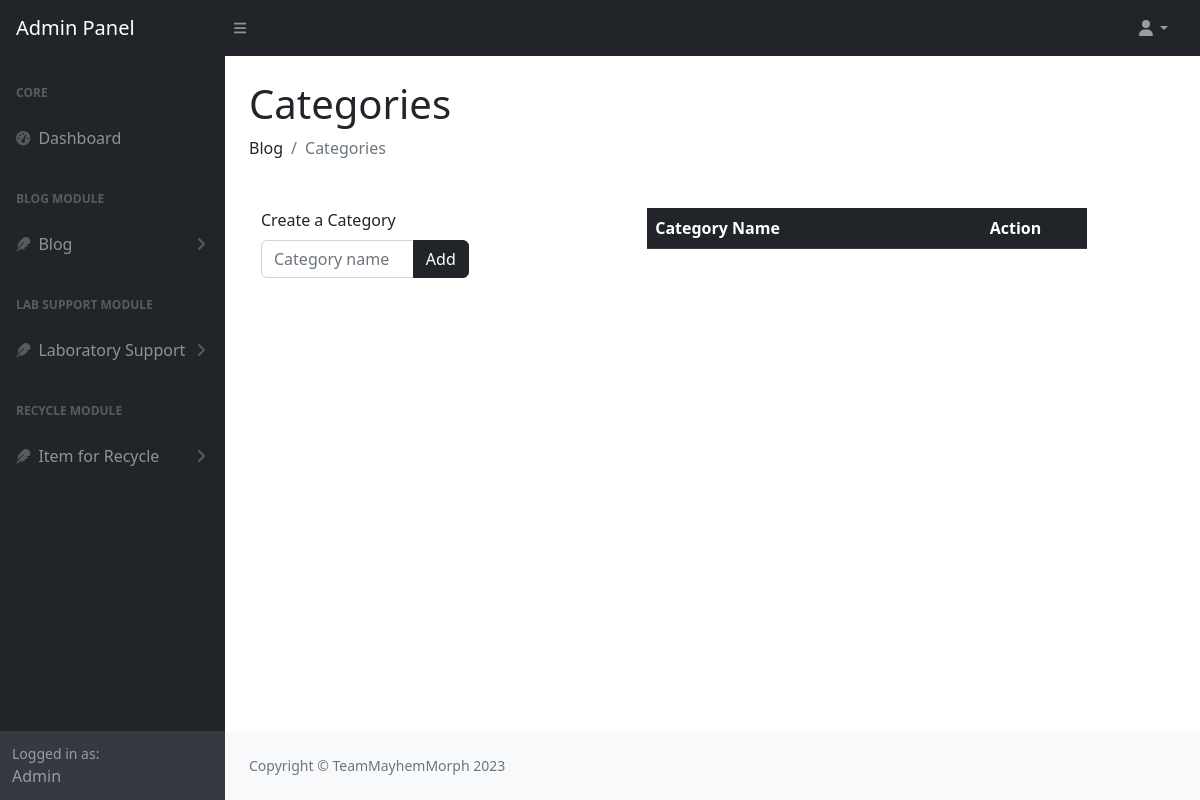
/admin/categories.php, run on an earlier commit of the app's database.
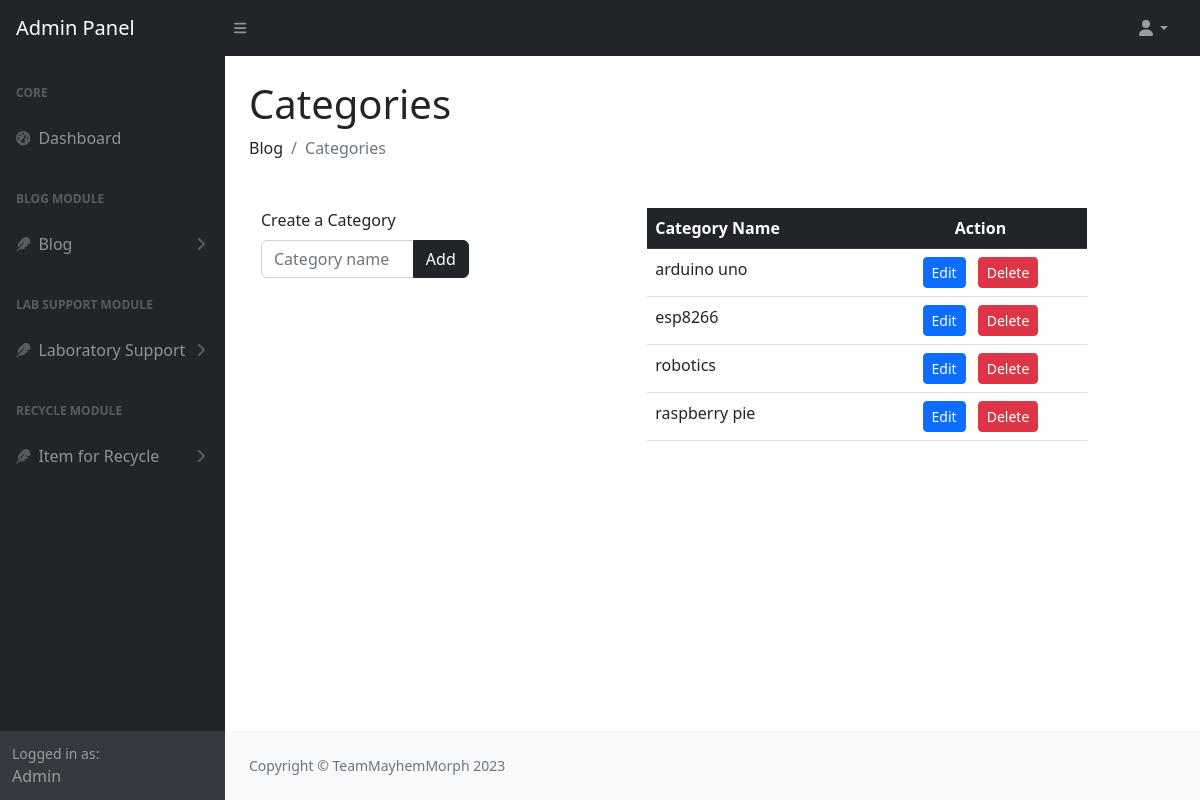
And on a later commit of the database.
### tables this page shows
CREATE TABLE `post_categories` (
  `cat_id` int(3) NOT NULL,
  `cat_title` varchar(255) NOT NULL
);

### admin/categories.php (the view, shortened to what this page needs)
<?php include "includes/header_html.php"; ?>
<?php include "includes/topbar.php"; ?>
<div id="layoutSidenav">
  <?php include "includes/sidebar.php"; ?>
  <?php include('../database/db_connect.php'); include "functions.php"; ?>
  <div id="layoutSidenav_content">
    <main>
      <div class="container-fluid px-4">
        <h1 class="mt-4">Categories</h1>
        <ol class="breadcrumb mb-4">
          <li class="breadcrumb-item">Blog</li>
          <li class="breadcrumb-item active">Categories</li>
        </ol>
      </div>
    </main>
    <div class="row m-4">
      <div class="col-md-3">
        <form action="categories.php" method="post">
          <label for="#create_cat" class="form-label">Create a Category</label>
          <div class="input-group ml-3">
            <input type="text" class="form-control" placeholder="Category name" aria-label="Category name" aria-describedby="cat_name" id="create_cat" name="cat_title">
            <button class="btn btn-dark" type="submit" id="cat_name" name="add" value="add_category">Add</button>
          </div>
        </form>
      </div>
      <div class="col-md-6 offset-2">
        <table class="table">
          <thead class="table-dark">
            <tr>
              <th scope="col">Category Name</th>
              <th scope="col" class="text-center">Action</th>
            </tr>
          </thead>
          <tbody>
            <?php
            $query = "select * from post_categories";
            $response = mysqli_query($connect, $query);
            ?>
            <?php
            while ($rows = mysqli_fetch_assoc($response)) {
              $cat_id = $rows['cat_id'];
              $cat_title = $rows['cat_title'];
            ?>
              <tr>
                <td><?php echo $cat_title ?></td>
                <td colspan="2" class="text-center">
                  <a class="btn btn-sm btn-primary" type="submit" name="edit" href="categories.php?edit=<?php echo $cat_id; ?>">Edit</a>
                  <a class="btn btn-sm btn-danger ms-2" type="submit" name="delete" href="categories.php?delete=<?php echo $cat_id; ?>"> Delete</a>
                </td>
              </tr>
            <?php
            }
            ?>
          </tbody>
        </table>
      </div>
    </div>
    <?php include "includes/footer.php" ?>

What changed in the data, as far as the page shows it:
added post_categories: cat_title "arduino uno"
added post_categories: cat_title "esp8266"
added post_categories: cat_title "robotics"
added post_categories: cat_title "raspberry pie"
